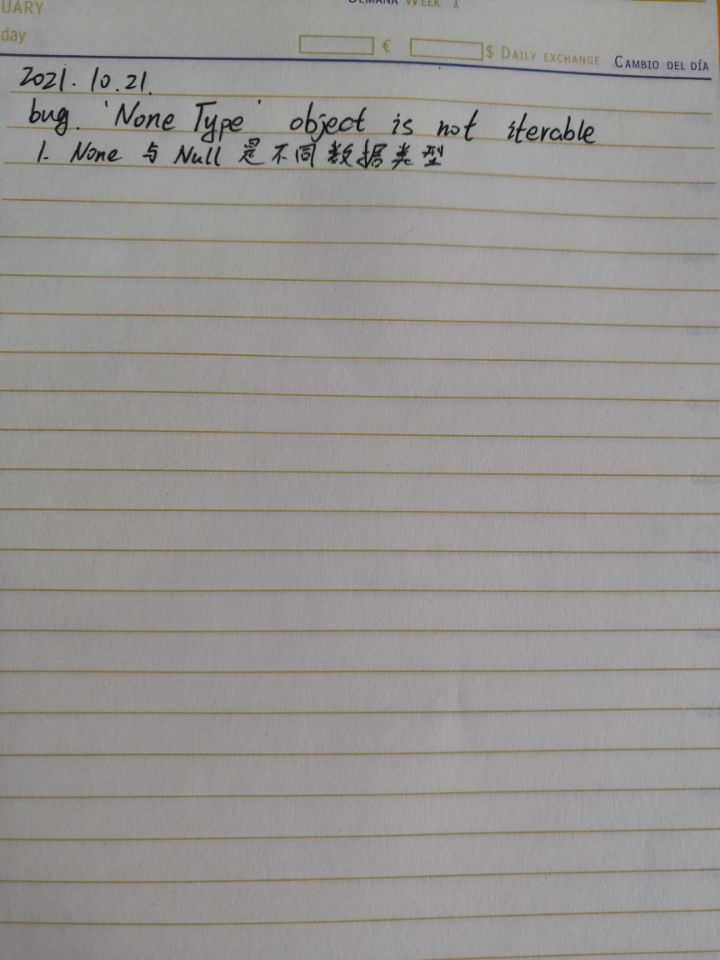
#> input picture 练习/zhi.jpg, 720 x 960 px
$ python '练习28_1_hough直线检测（带端点）.py'
#> lines starting #> are read from the running program, lines starting #| are printed output that depends on the picture; after the words box and inside, x2 and y2 are one past the last pixel; in counts of white or black regions, pixels touching at a corner belong together
# -*- 练习28-1 -*-
"""
功能：能输出端点的cv2.HoughLinesP
作者：fenghuohuo
日期：2021年10月15日
注意 实验结果显示这个并不适合于做检测
"""
import cv2
import numpy as np
import random
import cv2 as cv
import matplotlib.pyplot as plt

# 1.加载图片，转为二值图
img = cv.imread('zhi.jpg')
#> img is the input picture: shape (960, 720, 3); mean B, G, R 146.6, 149.1, 151.9
img = img[200:959,0:719]
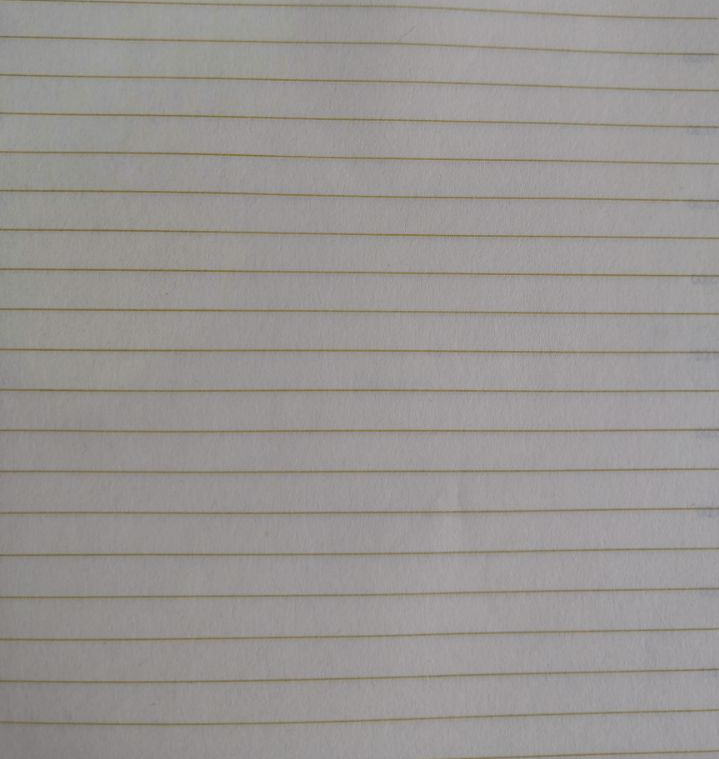
#> img: shape (759, 719, 3); mean B, G, R 146.9, 149.3, 152.8
h, w = img.shape[:2]
#> h = 759; w = 719
# print(h, w)

# 图片太大了 缩小一些方便观察
# img_resize = cv2.resize(img, (int(w/2), int(h/2)),fx=0.5,fy=0.5,interpolation=cv2.INTER_AREA)
img_resize = cv2.resize(img, (int(w), int(h)), fx=1, fy=1)
# cv2.imshow("img_resize", img_resize)

# 灰度化
gray = cv.cvtColor(img_resize, cv.COLOR_BGR2GRAY)
# cv2.imshow("gray", gray)
# 降噪
blur = cv2.GaussianBlur(gray, (7, 7), 3)
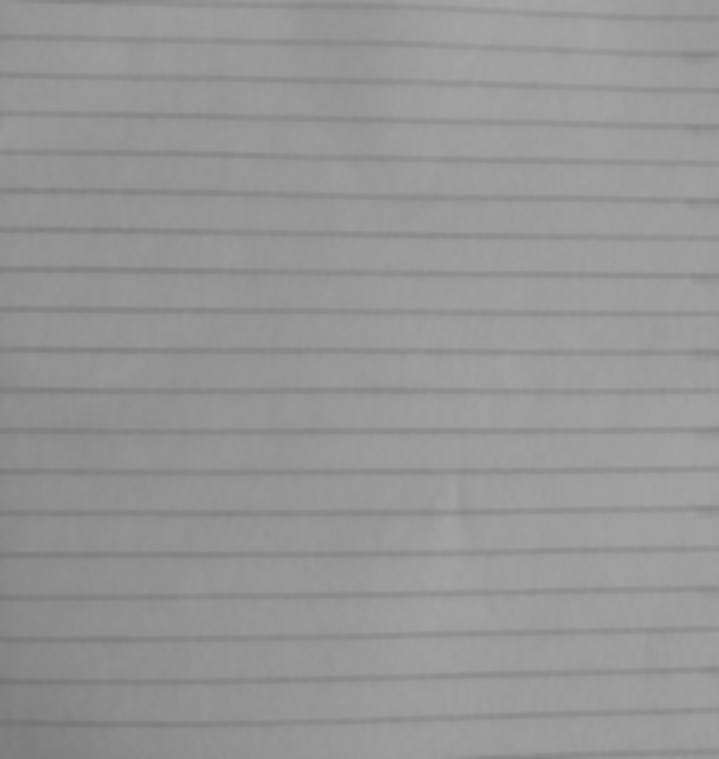
#> blur: shape (759, 719); min 115, max 165, mean 150
# cv2.imshow("blur", blur)

# 二值化
# edges = cv.Canny(blur, 50, 150)
edges = cv.Canny(blur, 0, 30)
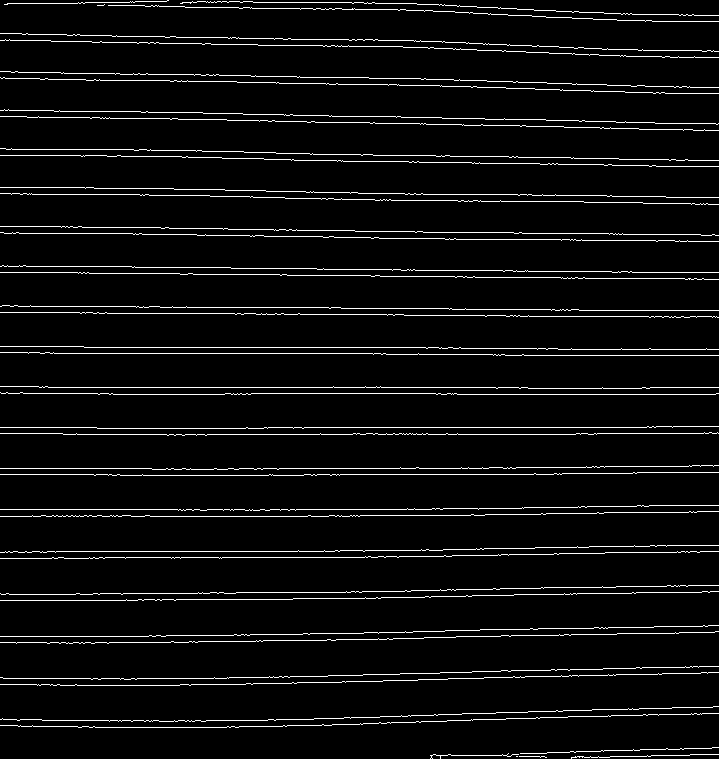
#> edges: shape (759, 719); 5.1% white in thin lines or dots
# [7 lines of commented-out code are left out]
lines = cv.HoughLinesP(edges, 1, np.pi/180, 10, 10, 90)
#> lines = 27 rows, first 6: [56, 551, 297, 551], [207, 434, 319, 434], [48, 387, 332, 387], [304, 427, 646, 427], [54, 353, 372, 353], [296, 509, 406, 509]

'''
函数解释
上述含义为 输入edges图片，像素间距为1， 角度间距为1度

倒数第三个参数：表示检测一条直线所需最少的曲线交点（霍夫空间）
倒数第二个参数：如果检测的直线的长度小于这个设定的值就丢弃
倒数第一个参数：两段直线在同一个方向，断点之间的距离，要不要连成一条所需设置的阈值


# HoughLinesP(image, rho, theta, threshold[, lines[, minLineLength[, maxLineGap]]]) -> lines
image参数表示边缘检测的输出图像，该图像为单通道8位二进制图像。

rho参数表示参数极径  以像素值为单位的分辨率，这里一般使用 1 像素。

theta参数表示参数极角  以弧度为单位的分辨率，这里使用 1度。

threshold参数表示检测一条直线所需最少的曲线交点。

lines参数表示储存着检测到的直线的参数对  的容器，也就是线段两个端点的坐标。

minLineLength参数表示能组成一条直线的最少点的数量，点数量不足的直线将被抛弃。

maxLineGap参数表示能被认为在一条直线上的亮点的最大距离。
'''


# 将检测出来直线显示出来,注意这里线是极坐标（ρ，θ）
'''
for x1, y1, x2, y2 in lines[i]:
    cv2.line(img_resize, (x1, y1), (x2, y2), (0, 255, 0), 2)
'''
i = 1
# 注意for已经是循环了
for line in lines:
    x1, y1, x2, y2= line[0]
    x_mid = int((x1 + x2) / 2)
    y_mid = int((y1 + y2) / 2)
    cv.line(img_resize, (x1, y1), (x2,y2), (0, 0, 255), 2)  # 最后一个数字代表线段粗细
    cv2.putText(img_resize, "{:.0f}".format(i), (x_mid, y_mid), cv2.FONT_HERSHEY_SIMPLEX, 1, (255, 255, 0), 2)
    i += 1
#> this loop made 27 passes
#> (x1, y1, x2, y2, x_mid, y_mid) on passes 1 to 12: (56, 551, 297, 551, 176, 551), (207, 434, 319, 434, 263, 434), (48, 387, 332, 387, 190, 387), (304, 427, 646, 427, 475, 427), (54, 353, 372, 353, 213, 353), (296, 509, 406, 509, 351, 509), (0, 468, 151, 468, 75, 468), (340, 474, 533, 474, 436, 474), (150, 516, 307, 516, 228, 516), (84, 347, 425, 347, 254, 347), (251, 393, 435, 393, 343, 393), (457, 394, 715, 394, 586, 394)
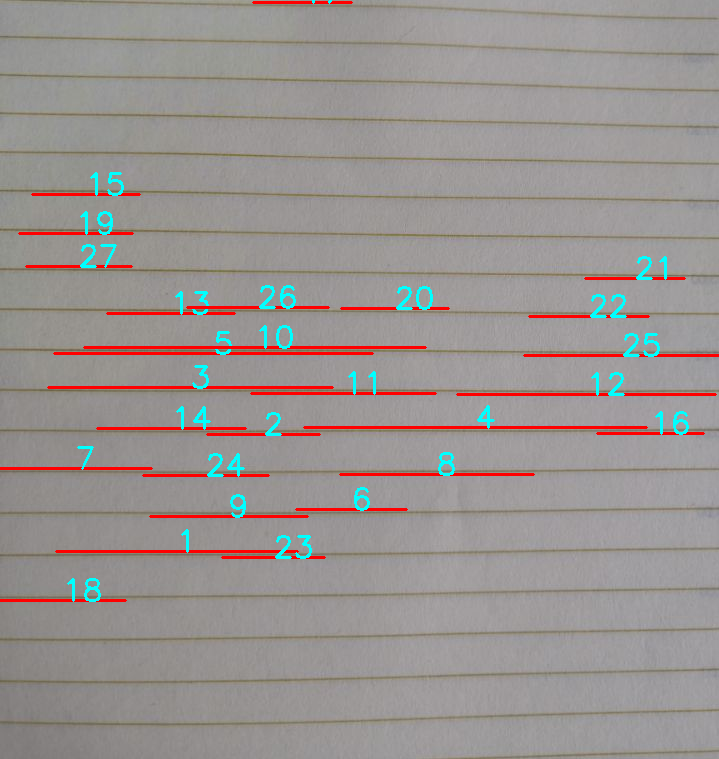
#> img_resize: shape (759, 719, 3); 3.43% of pixels changed, all inside (x1, y1, x2, y2) = (0, 0, 719, 602)
#> after the loop, i = 28
cv2.imshow("hough",img_resize)

cv2.waitKey(0)
cv2.destroyAllWindows()
